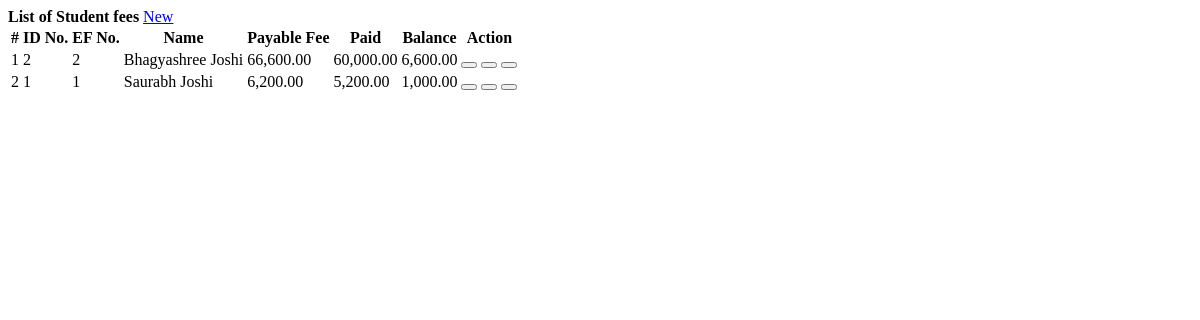
The page /click_fees/fees.php on the database as committed earlier.
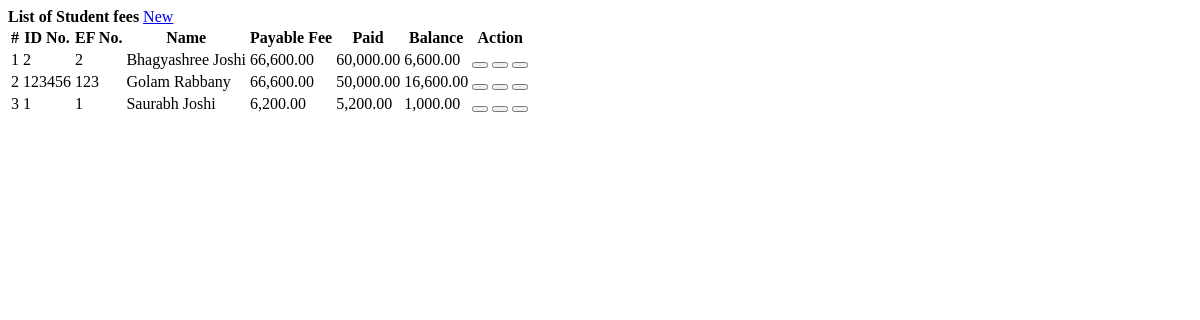
The same page on the database as committed later.
### tables this page shows
CREATE TABLE `student_ef_list` (
  `id` int(30) NOT NULL,
  `student_id` int(30) NOT NULL,
  `ef_no` varchar(200) NOT NULL,
  `course_id` int(30) NOT NULL,
  `total_fee` float NOT NULL,
  `date_created` datetime NOT NULL DEFAULT current_timestamp()
);

CREATE TABLE `student` (
  `id` int(30) NOT NULL,
  `id_no` varchar(100) NOT NULL,
  `name` text NOT NULL,
  `contact` varchar(100) NOT NULL,
  `address` text NOT NULL,
  `email` varchar(200) NOT NULL,
  `date_created` datetime NOT NULL DEFAULT current_timestamp()
);

### click_fees/fees.php (the view, shortened to what this page needs)
<?php include('db_connect.php');?>
<div class="container-fluid">
	<div class="col-lg-12">
		<div class="row">
			<div class="col-md-12">
				<div class="card">
					<div class="card-header">
						<b>List of Student fees </b>
						<span class="float:right"><a class="btn btn-primary col-sm-6 col-md-2 float-right" href="javascript:void(0)" id="new_fees">
					<i class="fa fa-plus"></i> New
				</a></span>
					</div>
					<div class="card-body">
						<table class="table table-condensed table-bordered table-hover">
							<thead>
								<tr>
									<th class="text-center">#</th>
									<th class="">ID No.</th>
									<th class="">EF No.</th>
									<th class="">Name</th>
									<th class="">Payable Fee</th>
									<th class="">Paid</th>
									<th class="">Balance</th>
									<th class="text-center">Action</th>
								</tr>
							</thead>
							<tbody>
								<?php
								$i = 1;
								$fees = $conn->query("SELECT ef.*,s.name as sname,s.id_no FROM student_ef_list ef inner join student s on s.id = ef.student_id order by s.name asc ");
								while($row=$fees->fetch_assoc()):
									$paid = $conn->query("SELECT sum(amount) as paid FROM payments where ef_id=".$row['id']);
									$paid = $paid->num_rows > 0 ? $paid->fetch_array()['paid']:'';
									$balance = $row['total_fee'] - $paid;
								?>
								<tr>
									<td class="text-center"><?php echo $i++ ?></td>
									<td>
										<p> <?php echo $row['id_no'] ?></p>
									</td>
									<td>
										<p> <?php echo $row['ef_no'] ?></p>
									</td>
									<td>
										<p> <?php echo ucwords($row['sname']) ?></p>
									</td>
									<td class="text-right">
										<p><?php echo number_format($row['total_fee'],2) ?></p>
									</td>
									<td class="text-right">
										<p><?php echo number_format($paid,2) ?></p>
									<td class="text-right">
										<p><?php echo number_format($balance,2) ?></p>
									</td>
									<td class="text-center">
										<button class="btn btn-primary view_payment" type="button" data-id="<?php echo $row['id'] ?>"><i class="fa fa-eye"></i></button>
										<button class="btn btn-info edit_fees" type="button" data-id="<?php echo $row['id'] ?>" ><i class="fa fa-edit"></i></button>
										<button class="btn btn-danger delete_fees" type="button" data-id="<?php echo $row['id'] ?>"><i class="fa fa-trash-alt"></i></button>
									</td>
								</tr>
								<?php endwhile; ?>
							</tbody>
						</table>
					</div>
				</div>
			</div>
		</div>
	</div>
</div>

### click_fees/fees.php (style rules this page uses)
td { vertical-align: middle !important; }
td p { margin: unset }

Rows that differ between the two databases and show on the page:
added student_ef_list: student.id_no "123456", ef_no "123", student.name "Golam Rabbany", total_fee "66,600.00", paid "50,000.00", balance "16,600.00"
